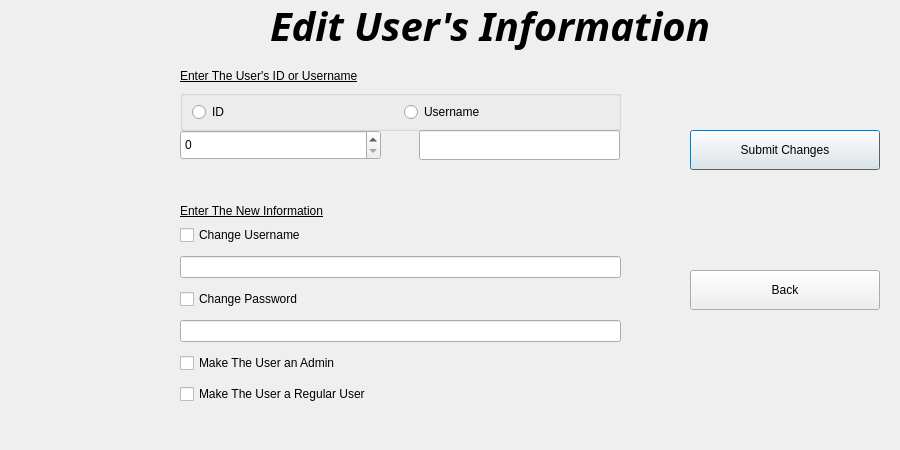
<?xml version="1.0" encoding="UTF-8"?>
<ui version="4.0">
 <class>userEditWindow</class>
 <widget class="QDialog" name="userEditWindow">
  <property name="geometry">
   <rect>
    <x>0</x>
    <y>0</y>
    <width>900</width>
    <height>450</height>
   </rect>
  </property>
  <property name="windowTitle">
   <string>Dialog</string>
  </property>
  <widget class="QSpinBox" name="id">
   <property name="geometry">
    <rect>
     <x>180</x>
     <y>130</y>
     <width>201</width>
     <height>30</height>
    </rect>
   </property>
  </widget>
  <widget class="QGroupBox" name="groupBox">
   <property name="geometry">
    <rect>
     <x>180</x>
     <y>90</y>
     <width>441</width>
     <height>41</height>
    </rect>
   </property>
   <property name="title">
    <string/>
   </property>
   <layout class="QHBoxLayout" name="horizontalLayout">
    <item>
     <widget class="QRadioButton" name="isId">
      <property name="text">
       <string>ID</string>
      </property>
     </widget>
    </item>
    <item>
     <widget class="QRadioButton" name="isUsername">
      <property name="text">
       <string>Username</string>
      </property>
     </widget>
    </item>
   </layout>
  </widget>
  <widget class="QLineEdit" name="username">
   <property name="geometry">
    <rect>
     <x>419</x>
     <y>130</y>
     <width>201</width>
     <height>30</height>
    </rect>
   </property>
  </widget>
  <widget class="QPushButton" name="edit">
   <property name="geometry">
    <rect>
     <x>690</x>
     <y>130</y>
     <width>190</width>
     <height>40</height>
    </rect>
   </property>
   <property name="text">
    <string>Submit Changes</string>
   </property>
  </widget>
  <widget class="QPushButton" name="back">
   <property name="geometry">
    <rect>
     <x>690</x>
     <y>270</y>
     <width>190</width>
     <height>40</height>
    </rect>
   </property>
   <property name="text">
    <string>Back</string>
   </property>
  </widget>
  <widget class="QLabel" name="label_2">
   <property name="geometry">
    <rect>
     <x>270</x>
     <y>0</y>
     <width>451</width>
     <height>51</height>
    </rect>
   </property>
   <property name="baseSize">
    <size>
     <width>0</width>
     <height>0</height>
    </size>
   </property>
   <property name="font">
    <font>
     <family>Script MT</family>
     <pointsize>30</pointsize>
     <italic>true</italic>
     <bold>true</bold>
    </font>
   </property>
   <property name="text">
    <string>Edit User's Information</string>
   </property>
  </widget>
  <widget class="QLabel" name="label">
   <property name="geometry">
    <rect>
     <x>180</x>
     <y>60</y>
     <width>321</width>
     <height>31</height>
    </rect>
   </property>
   <property name="font">
    <font>
     <underline>true</underline>
    </font>
   </property>
   <property name="text">
    <string>Enter The User's ID or Username</string>
   </property>
  </widget>
  <widget class="QLabel" name="label_3">
   <property name="geometry">
    <rect>
     <x>180</x>
     <y>200</y>
     <width>401</width>
     <height>21</height>
    </rect>
   </property>
   <property name="font">
    <font>
     <underline>true</underline>
    </font>
   </property>
   <property name="text">
    <string>Enter The New Information</string>
   </property>
  </widget>
  <widget class="QWidget" name="">
   <property name="geometry">
    <rect>
     <x>180</x>
     <y>220</y>
     <width>441</width>
     <height>191</height>
    </rect>
   </property>
   <layout class="QVBoxLayout" name="verticalLayout">
    <item>
     <widget class="QCheckBox" name="changeUser">
      <property name="text">
       <string>Change Username</string>
      </property>
     </widget>
    </item>
    <item>
     <widget class="QLineEdit" name="newUsername"/>
    </item>
    <item>
     <widget class="QCheckBox" name="changePass">
      <property name="text">
       <string>Change Password</string>
      </property>
     </widget>
    </item>
    <item>
     <widget class="QLineEdit" name="newPass"/>
    </item>
    <item>
     <widget class="QCheckBox" name="makeAdmin">
      <property name="text">
       <string>Make The User an Admin</string>
      </property>
     </widget>
    </item>
    <item>
     <widget class="QCheckBox" name="makeRegular">
      <property name="text">
       <string>Make The User a Regular User</string>
      </property>
     </widget>
    </item>
   </layout>
  </widget>
 </widget>
 <resources/>
 <connections/>
</ui>
